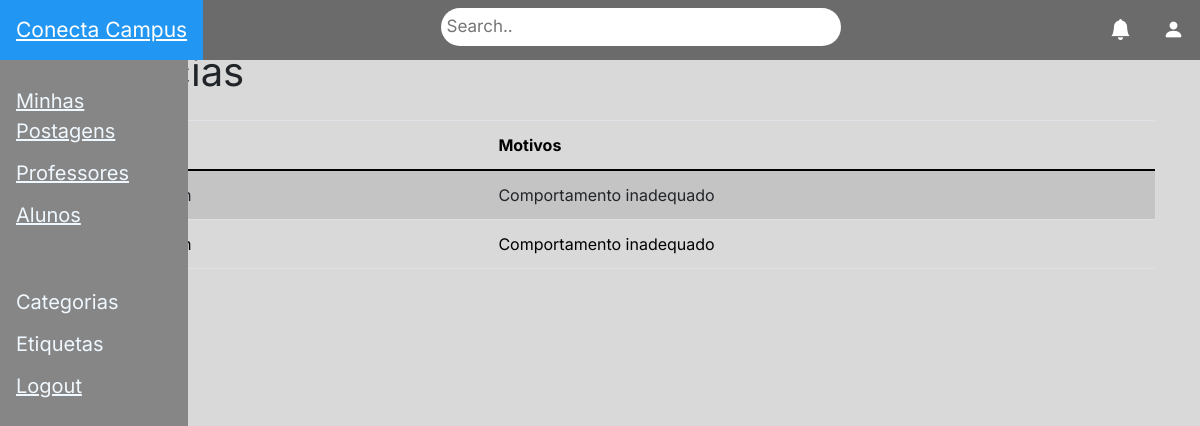
The app's page /admin/ver_denuncias (signed in), older data.
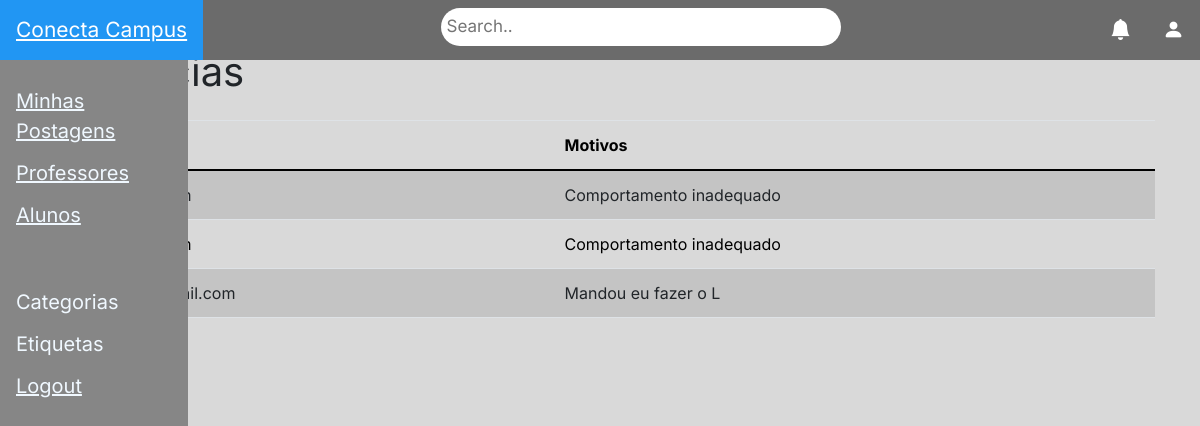
The same page, newer data.
### models.py (models this page shows, shortened)
class Reportar(db.Model):
    id = db.Column(db.Integer, primary_key=True)
    autor_id = db.Column(db.Integer, db.ForeignKey('user.id'), nullable=False)
    target_id = db.Column(db.Integer, db.ForeignKey('user.id'), nullable=False)
    motivo = db.Column(db.String(255), nullable=False)
    data = db.Column(db.DateTime, nullable=False)

### routes/admin.py (the view)
@admin_route.route('/ver_denuncias')
@login_required
def ver_denuncias():
    denuncias = Reportar.query.all()
    return render_template('ver_denuncias.html', denuncias=denuncias, user=current_user)

### main.py (called while the page is built)
@loginManager.user_loader
def load_user(user_id):
    return User.query.get(int(user_id))

### templates/ver_denuncias.html
{% extends "index.html" %}
{% block content %}
<div class="container mt-5">
    <h1 class="mb-4">Denúncias</h1>
    {% if denuncias %}
        <table class="table table-striped">
            <thead>
                <tr>
                    <th>Email</th>
                    <th>Motivos</th>
                </tr>
            </thead>
            <tbody>
                {% for denuncia in denuncias %}
                    <tr>
                        <td>{{ denuncia.usuario_reportado.email }}</td>
                        <td>{{ denuncia.motivo }}</td>
                    </tr>
                {% endfor %}
            </tbody>
        </table>
    {% else %}
        <p class="text-muted">Nenhuma denúncia registrada até o momento.</p>
    {% endif %}
</div>
{% endblock %}

### templates/index.html (shortened to what this page needs)
<!DOCTYPE html>
<html lang="en">
<head>
    <link href="https://cdn.jsdelivr.net/npm/bootstrap@5.3.3/dist/css/bootstrap.min.css" rel="stylesheet">
    <link rel="stylesheet" href="{{url_for('static',filename='CSS/menuprincipal.css')}}">
    <link rel="stylesheet" href="https://cdn.jsdelivr.net/npm/bootstrap-icons@1.11.3/font/bootstrap-icons.min.css">
    <link href="https://cdn.jsdelivr.net/npm/bootstrap@5.0.2/dist/css/bootstrap.min.css" rel="stylesheet">
    <link rel="stylesheet" href="https://stackpath.bootstrapcdn.com/bootstrap/4.4.1/css/bootstrap.min.css"/>
    <link rel="stylesheet" href="{{ url_for('static', filename='CSS/style.css')}}">
</head>
<body>
    {% if user.is_authenticated and user.status != 'Admin'%}
        <div class="topnav fixed-top">
            <div class ="campus">
            <a class="active" href="/principal/nada">Conecta Campus</a>
            </div>
            <a href="/principal/perfil"><i class="bi bi-person-fill"></i></a>
            <a href="#notificacao"><i class="bi bi-bell-fill"></i></a>
            <div class ="barra">
            <input type="text" placeholder="Search..">
            </div>
        </div>
        <div class="sidenav">
            <a
                href="{{ url_for('principal.principalTemplate', filtro='Meus Topicos') }}"
                class="dropdown-text"
                style="color: aliceblue;"
            >
                Minhas Postagens
            </a>
            <a
                href="{{ url_for('principal.lista_usuarios', status='Professor') }}"
                class="dropdown-text"
                style="color: aliceblue;"
            >
                Professores
            </a>
            <a
                href="{{ url_for('principal.lista_usuarios', status='Aluno') }}"
                class="dropdown-text"
                style="color: aliceblue;"
            >
                Alunos
            </a>
            <div class="descer">
                <div class="dropdown">
                    <a onclick="myFunction()" class="dropdown-text" style="color: aliceblue;">Categorias</a>
                  </div>
                  <div class="dropdown">
                    <a onclick="toggleEtiquetas()" class="dropdown-text" style="color: aliceblue;">Etiquetas</a>
                  </div>
            <a href="{{ url_for('principal.logout') }}" class="dropdown-text" style="color: aliceblue;">Logout</a>
            </div>
        </div>
    {% endif %}
    {% block content %}{% endblock %}
</body>
</html>

### static/CSS/menuprincipal.css (style rules this page uses)
body { background-color: #D9D9D9; color: black; }
.sidenav { height: 100%; width: 188px; position: fixed; z-index: 1; top: 0; left: 0; background-color: #868686; overflow-x: hidden; padding-top: 20px; margin-top: 60px; }
.sidenav a { padding: 6px 8px 6px 16px; text-decoration: underline; font-size: 20px; color: #fff; display: block; }
.descer { margin-top: 45px; }
.topnav { overflow: hidden; background-color: #6B6B6B; width: 100%; }
.topnav a { float: right; display: block; color: #fff; text-align: center; padding: 14px 16px; text-decoration: none; font-size: 21px; }
.topnav a.active { background-color: #2196F3; color: white; }
.topnav input[type=text] { float: right; padding: 6px; border-radius: 20px; border: none; margin-top: 8px; margin-right: 16px; font-size: 17px; width: 400px; }
.campus { float: left; }
.barra { display: flex; justify-content: center; }
.dropdown-text { padding: 6px 8px 6px 16px; text-decoration: underline; font-size: 20px; color: #fff; display: block; cursor: pointer; }
.dropdown { position: relative; display: inline-block; }

### static/CSS/style.css (style rules this page uses)
body { font-family: "Inter", sans-serif; background-color: #D9D9D9; }
a { text-decoration: none; color: blueviolet; }
h1 { font-weight: 400; }
.container { width: 150%; }

Row changes from the older to the newer data that the page shows:
added Reportar: motivo "Mandou eu fazer o L"
